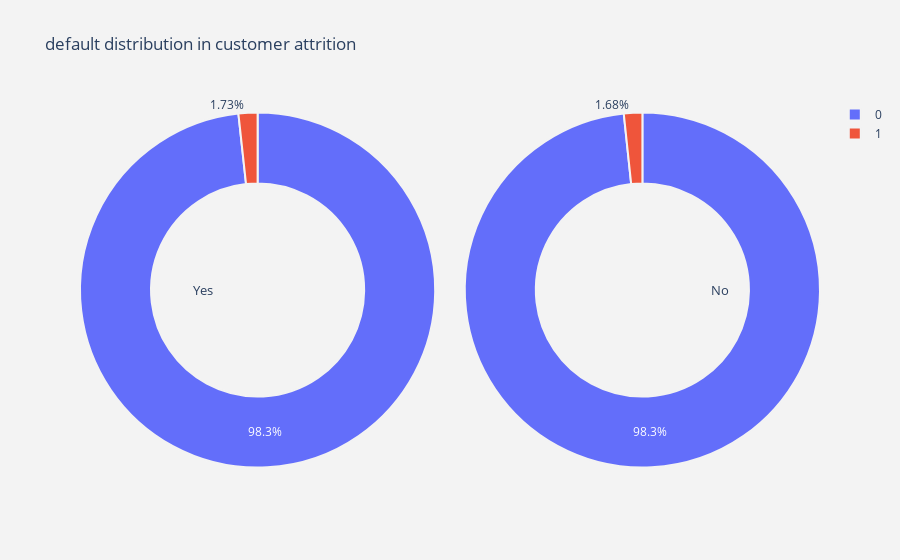
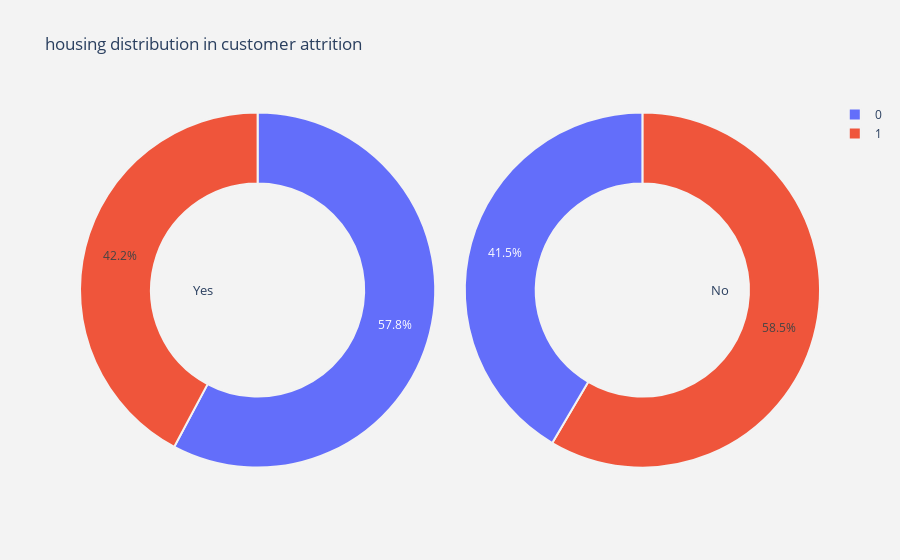
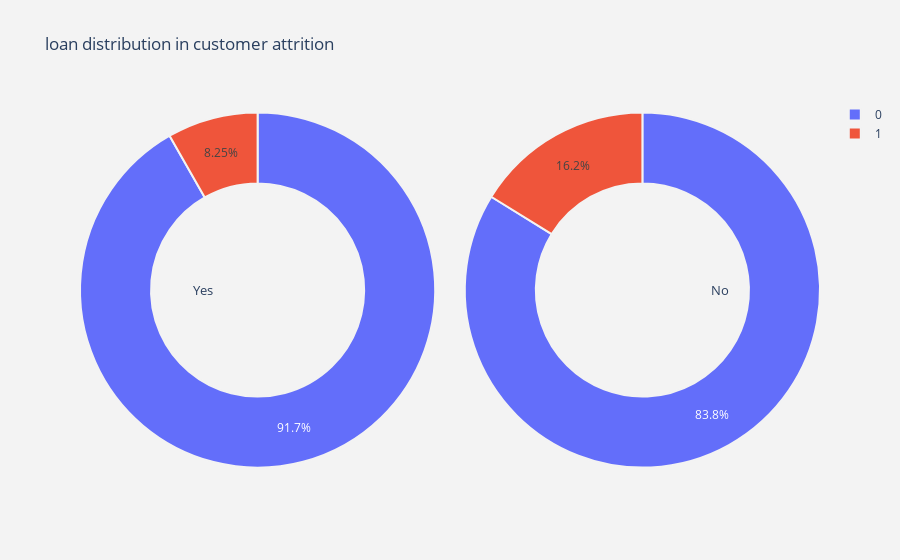
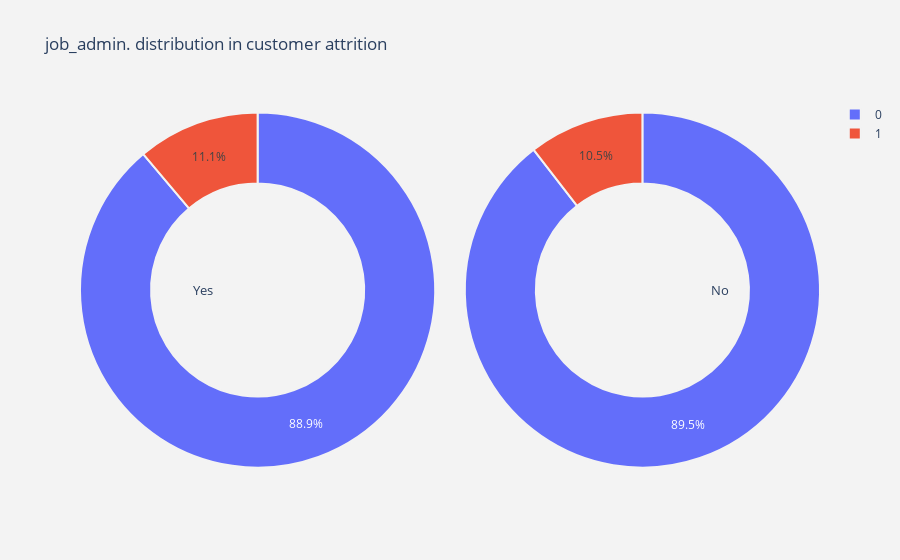

Here is the notebook cell these charts were saved with, in order:
### Code cell
#for all categorical columns plot pie
for i in cat_cols :
    plot_pie(i)

### Figure 1 — Plotly figure (JSON) as saved in the notebook; plotly's stock layout.template omitted (floating-point values rounded to 4 significant figures)
{"data": [{"domain": {"x": [0, 0.48]}, "hole": 0.6, "hoverinfo": "label+percent+name", "labels": [0, 1], "marker": {"line": {"color": "rgb(243,243,243)", "width": 2}}, "name": "Yes", "type": "pie", "values": [512, 9]}, {"domain": {"x": [0.52, 1]}, "hole": 0.6, "hoverinfo": "label+percent+name", "labels": [0, 1], "marker": {"line": {"color": "rgb(243,243,243)", "width": 2}}, "name": "No", "type": "pie", "values": [3933, 67]}], "layout": {"annotations": [{"font": {"size": 13}, "showarrow": false, "text": "Yes", "x": 0.15, "y": 0.5}, {"font": {"size": 13}, "showarrow": false, "text": "No", "x": 0.88, "y": 0.5}], "paper_bgcolor": "rgb(243,243,243)", "plot_bgcolor": "rgb(243,243,243)", "title": {"text": "default distribution in customer attrition "}}}

### Figure 2 — Plotly figure (JSON) as saved in the notebook; plotly's stock layout.template omitted (floating-point values rounded to 4 significant figures)
{"data": [{"domain": {"x": [0, 0.48]}, "hole": 0.6, "hoverinfo": "label+percent+name", "labels": [0, 1], "marker": {"line": {"color": "rgb(243,243,243)", "width": 2}}, "name": "Yes", "type": "pie", "values": [301, 220]}, {"domain": {"x": [0.52, 1]}, "hole": 0.6, "hoverinfo": "label+percent+name", "labels": [1, 0], "marker": {"line": {"color": "rgb(243,243,243)", "width": 2}}, "name": "No", "type": "pie", "values": [2339, 1661]}], "layout": {"annotations": [{"font": {"size": 13}, "showarrow": false, "text": "Yes", "x": 0.15, "y": 0.5}, {"font": {"size": 13}, "showarrow": false, "text": "No", "x": 0.88, "y": 0.5}], "paper_bgcolor": "rgb(243,243,243)", "plot_bgcolor": "rgb(243,243,243)", "title": {"text": "housing distribution in customer attrition "}}}

### Figure 3 — Plotly figure (JSON) as saved in the notebook; plotly's stock layout.template omitted (floating-point values rounded to 4 significant figures)
{"data": [{"domain": {"x": [0, 0.48]}, "hole": 0.6, "hoverinfo": "label+percent+name", "labels": [0, 1], "marker": {"line": {"color": "rgb(243,243,243)", "width": 2}}, "name": "Yes", "type": "pie", "values": [478, 43]}, {"domain": {"x": [0.52, 1]}, "hole": 0.6, "hoverinfo": "label+percent+name", "labels": [0, 1], "marker": {"line": {"color": "rgb(243,243,243)", "width": 2}}, "name": "No", "type": "pie", "values": [3352, 648]}], "layout": {"annotations": [{"font": {"size": 13}, "showarrow": false, "text": "Yes", "x": 0.15, "y": 0.5}, {"font": {"size": 13}, "showarrow": false, "text": "No", "x": 0.88, "y": 0.5}], "paper_bgcolor": "rgb(243,243,243)", "plot_bgcolor": "rgb(243,243,243)", "title": {"text": "loan distribution in customer attrition "}}}

### Figure 4 — Plotly figure (JSON) as saved in the notebook; plotly's stock layout.template omitted (floating-point values rounded to 4 significant figures)
{"data": [{"domain": {"x": [0, 0.48]}, "hole": 0.6, "hoverinfo": "label+percent+name", "labels": [0, 1], "marker": {"line": {"color": "rgb(243,243,243)", "width": 2}}, "name": "Yes", "type": "pie", "values": [463, 58]}, {"domain": {"x": [0.52, 1]}, "hole": 0.6, "hoverinfo": "label+percent+name", "labels": [0, 1], "marker": {"line": {"color": "rgb(243,243,243)", "width": 2}}, "name": "No", "type": "pie", "values": [3580, 420]}], "layout": {"annotations": [{"font": {"size": 13}, "showarrow": false, "text": "Yes", "x": 0.15, "y": 0.5}, {"font": {"size": 13}, "showarrow": false, "text": "No", "x": 0.88, "y": 0.5}], "paper_bgcolor": "rgb(243,243,243)", "plot_bgcolor": "rgb(243,243,243)", "title": {"text": "job_admin. distribution in customer attrition "}}}
